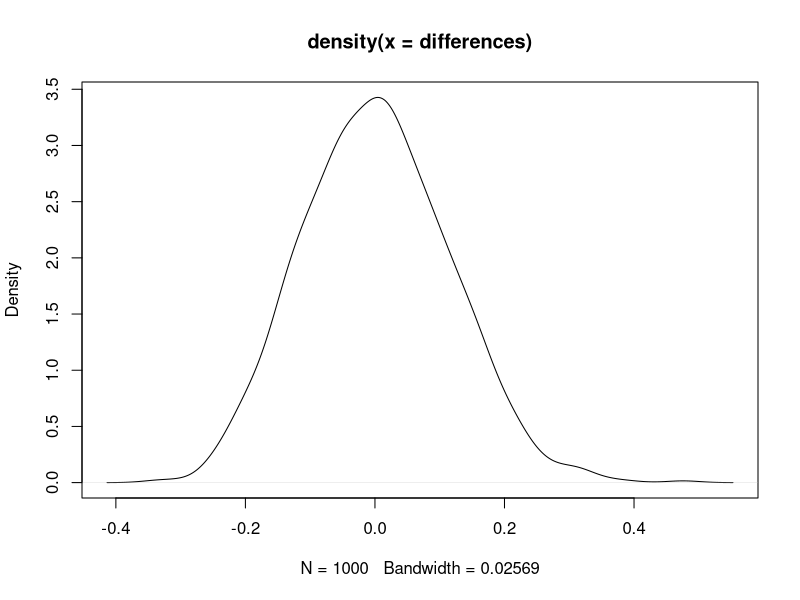
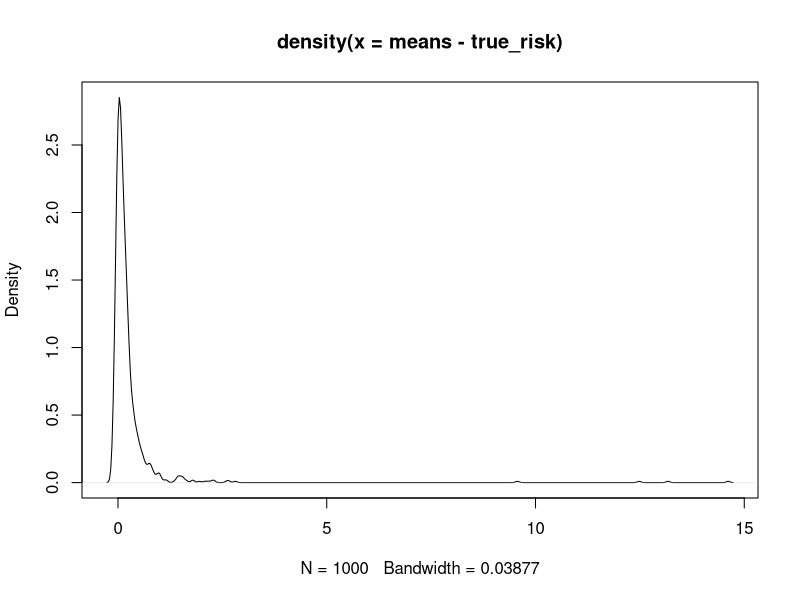

These charts were generated, in order, by the following R code: (Note: a time limit stopped this script after it produced the figures.)
library(ggplot2)
library(patchwork)

toy_data <- function(n, seed = NULL) {
set.seed(seed)
x <- matrix(rnorm(8 * n), ncol = 8)
z <- 0.4 * x[,1] - 0.5 * x[,2] + 1.75 * x[,3] - 0.2 * x[,4] + x[,5]
y <- runif(n) > 1 / (1 + exp(-z))
return (data.frame(x = x, y = y))
}

log_loss <- function(y, p) {
    -(y * log(p) + (1 - y) * log(1 - p))
}


df_dgp <- toy_data(100000, 0)

# the variance drops by sqrt(n) as n increases, sqrt(100000) = 316
#which means when we devide we get at most to third decimal
data <- toy_data(50,0)

h <- glm(y ~ ., data = data, family = binomial(link=logit))
h
pred <- predict(h, df_dgp, type = "response")
true_risk <- mean(log_loss(df_dgp$y, pred))
true_risk

means <- c()
std_errors <- c()

contains_true_risk <- c()

for ( x in 1:1000){
    data <- toy_data(50)

    pred <- predict(h, data, type = "response")
    loss <- log_loss(data$y, pred)

    means <- c(means, mean(loss))
    
    m <- mean(loss)
    std_error <- sd(loss)/sqrt(50)
    std_errors <- c(std_errors, std_error)
    ci.lower <- m - 1.96 * std_error
    ci.upper <- m + 1.96 * std_error

    contains_true_risk <- c(contains_true_risk, (ci.lower <= true_risk) & (ci.upper >= true_risk))

}

sum(contains_true_risk)/1000

mean_observed_risk <- mean(means)
mean_observed_risk
true_risk

mean_difference <- abs(round(mean( means - true_risk), 4))
mean_difference


differences <- means - true_risk
density <- density(differences)
plot(density)

always_05_risk <- mean(log_loss(df_dgp$y, rep(0.5, nrow(df_dgp))))
always_05_risk

median_standard_error <- median(std_errors)
median_standard_error


## oversetimation of the deployed models risk

diff_in_risk <- c()

for(i in 1:50){
    dataset1 <- toy_data(50)
    dataset2 <- toy_data(50)

    h1 <- glm(y ~ ., data = dataset1, family = binomial(link=logit))
    combined <- rbind(dataset1, dataset2)
    h2 <- glm(y ~ ., data = combined, family = binomial(link=logit))

    pred1 <- predict(h1, df_dgp, type = "response")
    pred2 <- predict(h2, df_dgp, type = "response")

    risk1 <- mean(log_loss(df_dgp$y, pred1))
    risk2 <- mean(log_loss(df_dgp$y, pred2))

    diff_in_risk <- c(diff_in_risk, risk1 - risk2)
}

summary(diff_in_risk)



## loss estimator variability due to split variability

data <- toy_data(100, 0)

h0 <- glm(y ~ ., data = data, family = binomial(link=logit))
true_risk <- mean(log_loss(df_dgp$y, predict(h0, df_dgp, type = "response")))
true_risk

contains_true_risk <- c()
means <- c()
std_errors <- c()

for (i in 1:1000) {

    t <- sample(1:100, 50)

    training <- data[t, ]
    testing <- data[-t, ]

    h <- glm(y ~ ., data = training, family = binomial(link=logit))
    pred <- predict(h, testing, type = "response")
    loss <- log_loss(testing$y, pred)
    m <- mean(loss)
    means <- c(means, m)
    
    std_error <- sd(loss)/sqrt(50)
    std_errors <- c(std_errors, std_error)

    ci.lower <- m - 1.96 * std_error
    ci.upper <- m + 1.96 * std_error

    contains_true_risk <- c(contains_true_risk, (ci.lower <= true_risk) & (ci.upper >= true_risk))

}

mean(means - true_risk)
median(std_errors)


mean(contains_true_risk)

density <- density(means - true_risk)
plot(density)


## cross-validation

crossvalidation <- function(data, n, nfolds) {
    fold_size <- floor(n/nfolds)
    
    s <- sample(1:n, n)
    losses <- c()

    for (i in 1:nfolds) {
        test <- data[s[((i-1)*fold_size + 1):(i*fold_size)], ]
        train <- data[s[-(((i-1)*fold_size + 1):(i*fold_size))], ]

        h <- glm(y ~ ., data = train, family = binomial(link=logit))
        pred <- predict(h, test, type = "response")
        loss <- log_loss(test$y, pred)
        losses <- c(losses, loss)
    } 

    return(losses[order(s)])
}


repeat500times <- function(n, nfolds, rep= FALSE){
    ctr <- c()
    means <- c()
    std_errors <- c()

    for (i in 1:500) {
        data <- toy_data(n, i)

        h0 <- glm(y ~ ., data = data, family = binomial(link=logit))
        true_risk <- mean(log_loss(df_dgp$y, predict(h0, df_dgp, type = "response")))

        if (rep){
            all_losses <- numeric(n)
            for (j in 1:20){
                losses <- crossvalidation(data, n, nfolds)
                all_losses <- all_losses + losses
             }
            losses <- all_losses/20
        }
        else {
            losses <- crossvalidation(data, n, nfolds)

        }

        mean_loss <- mean(losses)
        se <- sd(losses)/sqrt(n)

        ci_lower <- mean_loss - 1.96 * se
        ci_upper <- mean_loss + 1.96 * se

        ctr <- c(ctr, (ci_lower <= true_risk) & (ci_upper >= true_risk))
        means <- c(means, mean_loss - true_risk)
        std_errors <- c(std_errors, se)
    }
    return (list(ctr,means, std_errors))
}


# 2-fold CV

name <- list("2-fold" = 2, "4-fold" = 4, "10-fold" = 10, "10-fold-20-rep"= 10, "loocv" = 100)
densities <- list()

for (cv in names(name)) {

    if (cv == "10-fold-20-rep"){
        l <- repeat500times(100, name[[cv]], rep = TRUE)
        } else {
        l <- repeat500times(100, name[[cv]])
    }
    ctr <- l[[1]]
    means <- l[[2]]
    std_errors <- l[[3]]

    print(paste0("Number of folds: ", cv))
    print(paste0("Mean difference: ", mean(round(means, 4))))
    print(paste0("Median standard error: ", median(round(std_errors, 4))))

    print(paste0("Percentage of 95CI that conatin true risk proxy: ", mean(ctr)*100))
    d <- density(means)
    densities[[cv]] <- d

}

plots <- list()
for (cv in names(densities)) {
    # plot(densities[[cv]], main = cv, asp=1)
    d <- densities[[cv]]
    df <- data.frame(x = d$x, y = d$y)
    plots[[cv]] <-ggplot(df, aes(x, y)) + 
                geom_line() +
                ggtitle(cv) + 
                theme(aspect.ratio=1) +
                ylab("Density") +
                xlab("est_risk - true_risk")
}   

plots[[1]] + plots[[2]] + plots[[3]] + plots[[4]] + plots[[5]]+ plot_layout(ncol = 3, nrow = 2) 
# plots[[1]] + plots[[2]] + plots[[3]] + plot_layout(ncol = 3, nrow = 2) 
